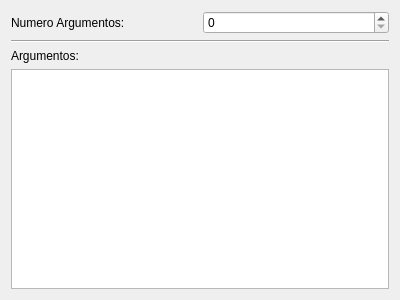
<?xml version="1.0" encoding="UTF-8"?>
<ui version="4.0">
 <class>Widget</class>
 <widget class="QWidget" name="Widget">
  <property name="geometry">
   <rect>
    <x>0</x>
    <y>0</y>
    <width>400</width>
    <height>300</height>
   </rect>
  </property>
  <property name="windowTitle">
   <string>MayAppTest</string>
  </property>
  <layout class="QVBoxLayout" name="verticalLayout">
   <item>
    <layout class="QHBoxLayout" name="horizontalLayout">
     <item>
      <widget class="QLabel" name="label_2">
       <property name="text">
        <string>Numero Argumentos:</string>
       </property>
      </widget>
     </item>
     <item>
      <widget class="QSpinBox" name="argc_spinBox"/>
     </item>
    </layout>
   </item>
   <item>
    <widget class="Line" name="line">
     <property name="orientation">
      <enum>Qt::Horizontal</enum>
     </property>
    </widget>
   </item>
   <item>
    <widget class="QLabel" name="label">
     <property name="text">
      <string>Argumentos:</string>
     </property>
    </widget>
   </item>
   <item>
    <widget class="QTextBrowser" name="argv_textBrowser"/>
   </item>
  </layout>
 </widget>
 <layoutdefault spacing="6" margin="11"/>
 <resources/>
 <connections/>
</ui>
